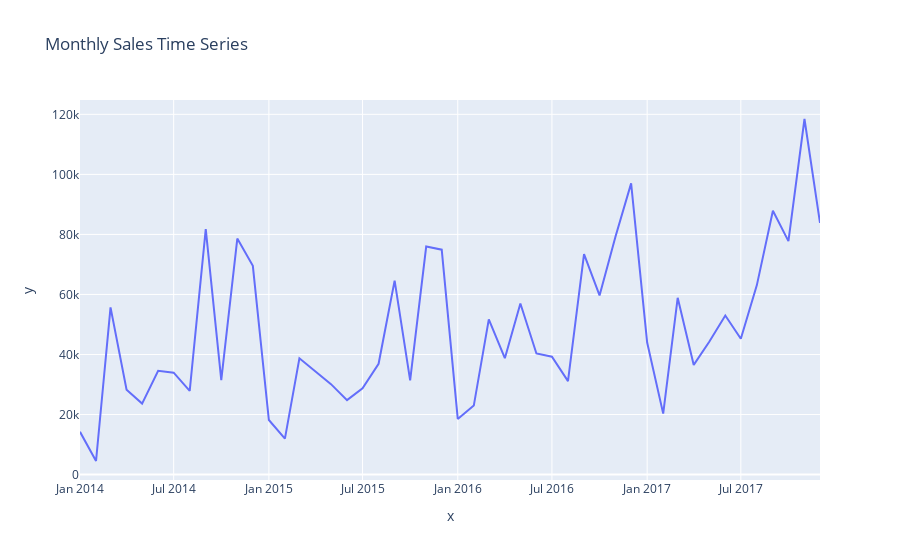
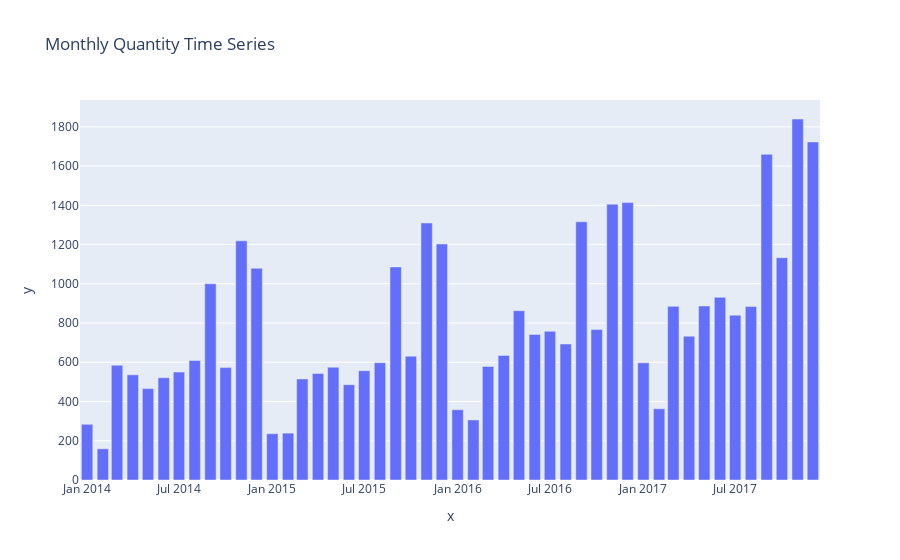

Notebook code for these charts, in order:
### Code cell
import pandas as pd
import plotly.express as px

# Perform time series analysis on sales and quantity columns
dataset['Order Date'] = pd.to_datetime(dataset['Order Date']) # Convert Order Date column to datetime format
df = dataset.set_index('Order Date') # Set Order Date as the index for the dataframe
sales_ts = df['Sales'].resample('MS').sum() # Resample the Sales column by month and calculate the sum
quantity_ts = df['Quantity'].resample('MS').sum() # Resample the Quantity column by month and calculate the sum

# Create a line chart using Plotly Express
fig = px.line(dataset, x=sales_ts.index, y=sales_ts.values, title='Monthly Sales Time Series')
fig.show()

# Create a bar chart using Plotly Express
fig = px.bar(dataset, x=quantity_ts.index, y=quantity_ts.values, title='Monthly Quantity Time Series')
fig.show()

### Figure 1 — Plotly figure (JSON) as saved in the notebook; plotly's stock layout.template omitted (floating-point values rounded to 4 significant figures)
{"data": [{"hovertemplate": "x=%{x}<br>y=%{y}<extra></extra>", "legendgroup": "", "line": {"color": "#636efa", "dash": "solid"}, "marker": {"symbol": "circle"}, "mode": "lines", "name": "", "orientation": "v", "showlegend": false, "type": "scatter", "x": ["2014-01-01T00:00:00", "2014-02-01T00:00:00", "2014-03-01T00:00:00", "2014-04-01T00:00:00", "2014-05-01T00:00:00", "2014-06-01T00:00:00", "2014-07-01T00:00:00", "2014-08-01T00:00:00", "2014-09-01T00:00:00", "2014-10-01T00:00:00", "2014-11-01T00:00:00", "2014-12-01T00:00:00", "2015-01-01T00:00:00", "2015-02-01T00:00:00", "2015-03-01T00:00:00", "2015-04-01T00:00:00", "2015-05-01T00:00:00", "2015-06-01T00:00:00", "2015-07-01T00:00:00", "2015-08-01T00:00:00", "2015-09-01T00:00:00", "2015-10-01T00:00:00", "2015-11-01T00:00:00", "2015-12-01T00:00:00", "2016-01-01T00:00:00", "2016-02-01T00:00:00", "2016-03-01T00:00:00", "2016-04-01T00:00:00", "2016-05-01T00:00:00", "2016-06-01T00:00:00", "2016-07-01T00:00:00", "2016-08-01T00:00:00", "2016-09-01T00:00:00", "2016-10-01T00:00:00", "2016-11-01T00:00:00", "2016-12-01T00:00:00", "2017-01-01T00:00:00", "2017-02-01T00:00:00", "2017-03-01T00:00:00", "2017-04-01T00:00:00", "2017-05-01T00:00:00", "2017-06-01T00:00:00", "2017-07-01T00:00:00", "2017-08-01T00:00:00", "2017-09-01T00:00:00", "2017-10-01T00:00:00", "2017-11-01T00:00:00", "2017-12-01T00:00:00"], "xaxis": "x", "y": [14240.0, 4520.0, 55690.0, 28300.0, 23650.0, 34600.0, 33950.0, 27910.0, 81780.0, 31450.0, 78630.0, 69550.0, 18170.0, 11950.0, 38730.0, 34200.0, 30130.0, 24800.0, 28770.0, 36900.0, 64600.0, 31400.0, 75970.0, 74920.0, 18540.0, 22980.0, 51720.0, 38750.0, 56990.0, 40340.0, 39260.0, 31120.0, 73410.0, 59690.0, 79410.0, 97000.0, 43970.0, 20300.0, 58870.0, 36520.0, 44260.0, 52980.0, 45260.0, 63120.0, 87870.0, 77780.0, 118400.0, 83830.0], "yaxis": "y"}], "layout": {"legend": {"tracegroupgap": 0}, "title": {"text": "Monthly Sales Time Series"}, "xaxis": {"anchor": "y", "domain": [0, 1], "title": {"text": "x"}}, "yaxis": {"anchor": "x", "domain": [0, 1], "title": {"text": "y"}}}}

### Figure 2 — Plotly figure (JSON) as saved in the notebook; plotly's stock layout.template omitted (floating-point values rounded to 4 significant figures)
{"data": [{"alignmentgroup": "True", "hovertemplate": "x=%{x}<br>y=%{y}<extra></extra>", "legendgroup": "", "marker": {"color": "#636efa", "pattern": {"shape": ""}}, "name": "", "offsetgroup": "", "orientation": "v", "showlegend": false, "textposition": "auto", "type": "bar", "x": ["2014-01-01T00:00:00", "2014-02-01T00:00:00", "2014-03-01T00:00:00", "2014-04-01T00:00:00", "2014-05-01T00:00:00", "2014-06-01T00:00:00", "2014-07-01T00:00:00", "2014-08-01T00:00:00", "2014-09-01T00:00:00", "2014-10-01T00:00:00", "2014-11-01T00:00:00", "2014-12-01T00:00:00", "2015-01-01T00:00:00", "2015-02-01T00:00:00", "2015-03-01T00:00:00", "2015-04-01T00:00:00", "2015-05-01T00:00:00", "2015-06-01T00:00:00", "2015-07-01T00:00:00", "2015-08-01T00:00:00", "2015-09-01T00:00:00", "2015-10-01T00:00:00", "2015-11-01T00:00:00", "2015-12-01T00:00:00", "2016-01-01T00:00:00", "2016-02-01T00:00:00", "2016-03-01T00:00:00", "2016-04-01T00:00:00", "2016-05-01T00:00:00", "2016-06-01T00:00:00", "2016-07-01T00:00:00", "2016-08-01T00:00:00", "2016-09-01T00:00:00", "2016-10-01T00:00:00", "2016-11-01T00:00:00", "2016-12-01T00:00:00", "2017-01-01T00:00:00", "2017-02-01T00:00:00", "2017-03-01T00:00:00", "2017-04-01T00:00:00", "2017-05-01T00:00:00", "2017-06-01T00:00:00", "2017-07-01T00:00:00", "2017-08-01T00:00:00", "2017-09-01T00:00:00", "2017-10-01T00:00:00", "2017-11-01T00:00:00", "2017-12-01T00:00:00"], "xaxis": "x", "y": [284, 159, 585, 536, 466, 521, 550, 609, 1000, 573, 1219, 1079, 236, 239, 515, 543, 575, 486, 557, 598, 1086, 631, 1310, 1203, 358, 306, 579, 635, 863, 742, 758, 693, 1316, 767, 1406, 1414, 597, 363, 885, 733, 887, 931, 840, 884, 1660, 1133, 1840, 1723], "yaxis": "y"}], "layout": {"barmode": "relative", "legend": {"tracegroupgap": 0}, "title": {"text": "Monthly Quantity Time Series"}, "xaxis": {"anchor": "y", "domain": [0, 1], "title": {"text": "x"}}, "yaxis": {"anchor": "x", "domain": [0, 1], "title": {"text": "y"}}}}
